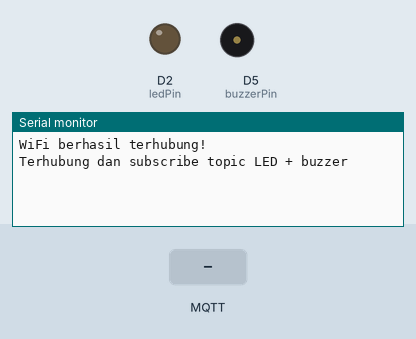
The sketch below on a simulated ESP8266 (NodeMCU). On the bench: output pins drawn as LEDs (lit = HIGH), buzzer (waves = sounding, pin HIGH), the last lines printed to the serial monitor. The test bench sets the inputs (shaded band). WiFi joins after 1.5 s; servers stay silent unless stated; random numbers use the default seed unless the sketch sets one; no MQTT or app messages arrive unless stated.

Above: at 2.7 s.
2.8 s: MQTT message "1" arrives on the first subscribed topic
At 3.6 s:
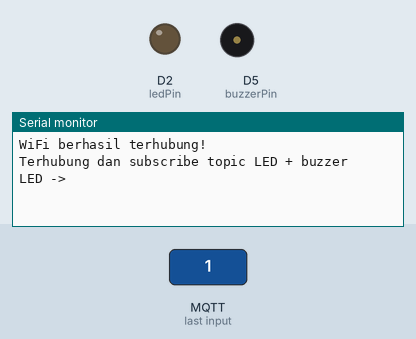
5.8 s: MQTT message "1" arrives on the second subscribed topic
At 7.1 s:
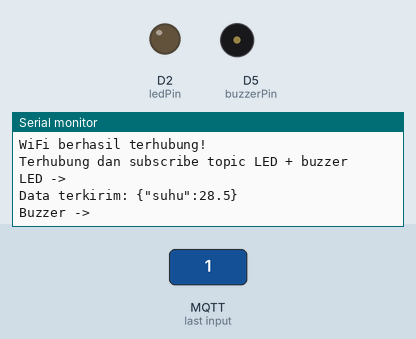

Measured:
- after the input at 2.8 s, the serial monitor: prints a new line at once (image 1)
- after the input at 5.8 s, the serial monitor: prints a new line at once (image 2)

The sketch:

modul4_dua_aktuator.ino
```cpp
// Tugas tambahan 4B: dua aktuator (LED dan buzzer) dengan topic perintah terpisah
// callback() membedakan sumber pesan lewat argumen topic
#include <ESP8266WiFi.h>
#include <PubSubClient.h>
#include <ArduinoJson.h>

const char* ssid          = "NAMA_WIFI_ANDA";
const char* password      = "PASSWORD_WIFI_ANDA";
const char* mqttServer    = "broker.hivemq.com";
const int   mqttPort      = 1883;
const char* topicData     = "unsoed/tk245004/KelompokIvenRani/data";
const char* topicPerintah = "unsoed/tk245004/KelompokIvenRani/perintah";  // LED
const char* topicBuzzer   = "unsoed/tk245004/KelompokIvenRani/buzzer";    // buzzer

const int ledPin    = D2;
const int buzzerPin = D5;

WiFiClient espClient;
PubSubClient client(espClient);

unsigned long waktuTerakhirPublish = 0;
const long intervalPublish = 5000;

// DATA DUMMY pengganti DHT11 (sensor rusak)
const float suhuDummy[] = {28.5, 28.7, 28.6, 28.9, 29.1, 29.0, 28.8, 29.2, 29.3, 29.1};
const int jumlahDummy = sizeof(suhuDummy) / sizeof(suhuDummy[0]);
int indeksDummy = 0;

void callback(char* topic, byte* payload, unsigned int length) {
  String pesan;
  for (unsigned int i = 0; i < length; i++) pesan += (char)payload[i];

  JsonDocument doc;
  if (deserializeJson(doc, pesan)) return;
  const char* perintah = doc["perintah"] | "";
  bool aktif = (strcmp(perintah, "ON") == 0);

  if (strcmp(topic, topicPerintah) == 0) {
    digitalWrite(ledPin, aktif ? HIGH : LOW);
    Serial.print("LED -> ");
    Serial.println(perintah);
  } else if (strcmp(topic, topicBuzzer) == 0) {
    digitalWrite(buzzerPin, aktif ? HIGH : LOW);
    Serial.print("Buzzer -> ");
    Serial.println(perintah);
  }
}

void hubungkanWiFi() {
  WiFi.begin(ssid, password);
  while (WiFi.status() != WL_CONNECTED) delay(500);
  Serial.println("WiFi berhasil terhubung!");
}

void hubungkanMQTT() {
  while (!client.connected()) {
    String clientId = "ESP8266Client-" + String(random(0xffff), HEX);
    if (client.connect(clientId.c_str())) {
      client.subscribe(topicPerintah);
      client.subscribe(topicBuzzer);
      Serial.println("Terhubung dan subscribe topic LED + buzzer");
    } else {
      delay(2000);
    }
  }
}

void setup() {
  Serial.begin(115200);
  pinMode(ledPin, OUTPUT);
  pinMode(buzzerPin, OUTPUT);
  digitalWrite(ledPin, LOW);
  digitalWrite(buzzerPin, LOW);
  hubungkanWiFi();
  client.setServer(mqttServer, mqttPort);
  client.setCallback(callback);
}

void loop() {
  if (!client.connected()) hubungkanMQTT();
  client.loop();

  if (millis() - waktuTerakhirPublish > intervalPublish) {
    waktuTerakhirPublish = millis();

    float suhu = suhuDummy[indeksDummy];
    indeksDummy = (indeksDummy + 1) % jumlahDummy;

    JsonDocument doc;
    doc["suhu"] = suhu;
    char buffer[128];
    serializeJson(doc, buffer);
    client.publish(topicData, buffer);

    Serial.print("Data terkirim: ");
    Serial.println(buffer);
  }
}
```
